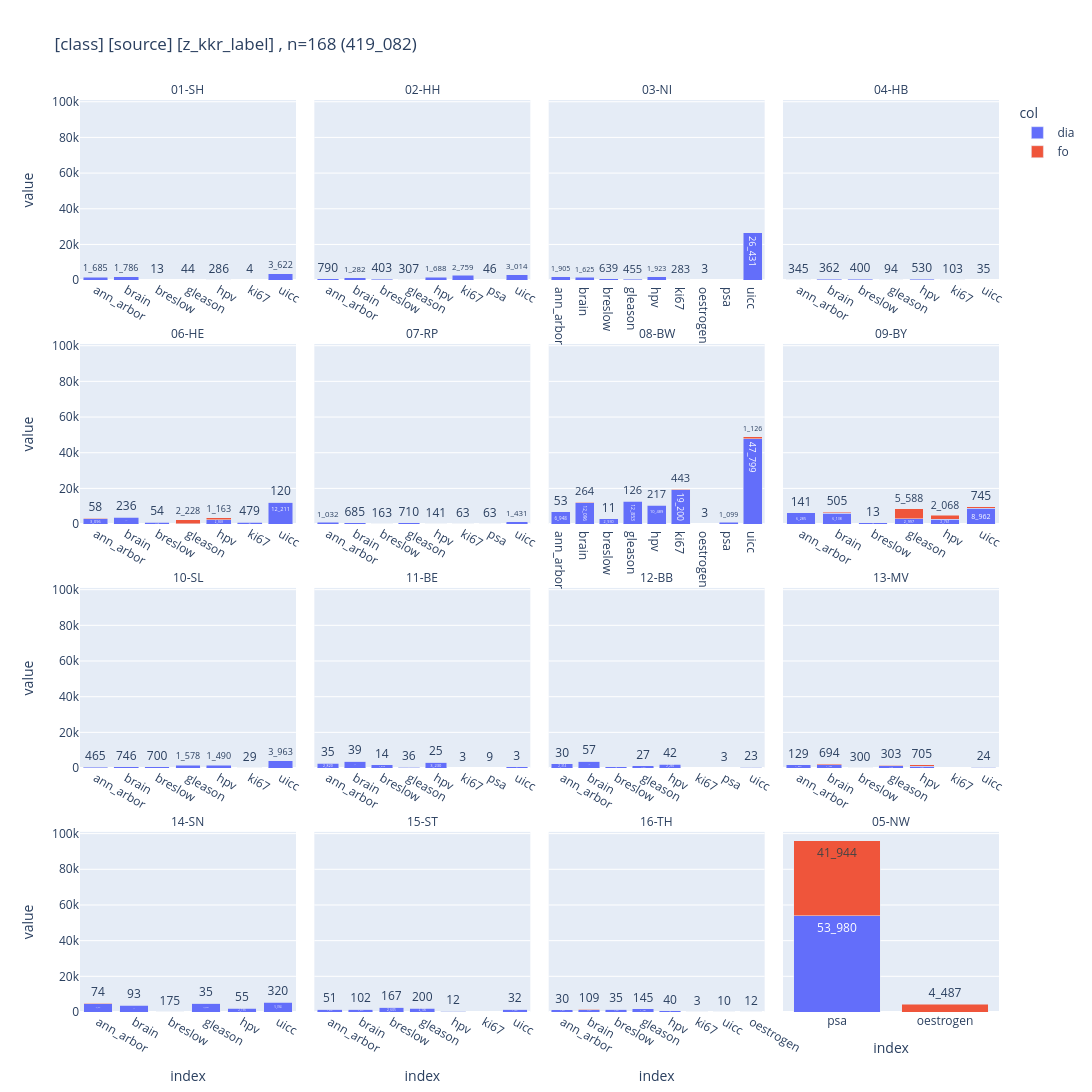

Write notebook code for a chart like this one.
### Code cell
_df = (
    db_class_agg
    # .project("class, source, z_kkr_label")
    .project("class, source, z_kkr_label, cnt")
    .to_df()
    .dropna()
)
_ = pls.plot_facet_stacked_bars(
    _df,
    renderer=None,
    # relative=True,
    annotations=True,
)

### Figure 1 — Plotly figure (JSON) as saved in the notebook; plotly's stock layout.template omitted (floating-point values rounded to 4 significant figures)
{"data": [{"hovertemplate": "col=dia<br>facet=01-SH<br>index=%{x}<br>value=%{y}<br>text=%{text}<extra></extra>", "legendgroup": "dia", "marker": {"color": "#636EFA", "pattern": {"shape": ""}}, "name": "dia", "orientation": "v", "showlegend": true, "text": ["1_685", "1_786", "13", "44", "286", "4", "3_622"], "textposition": "auto", "type": "bar", "x": ["ann_arbor", "brain", "breslow", "gleason", "hpv", "ki67", "uicc"], "xaxis": "x13", "y": [1685, 1786, 13, 44, 286, 4, 3622], "yaxis": "y13"}, {"hovertemplate": "col=dia<br>facet=02-HH<br>index=%{x}<br>value=%{y}<br>text=%{text}<extra></extra>", "legendgroup": "dia", "marker": {"color": "#636EFA", "pattern": {"shape": ""}}, "name": "dia", "orientation": "v", "showlegend": false, "text": ["790", "1_282", "403", "307", "1_688", "2_759", "46", "3_014"], "textposition": "auto", "type": "bar", "x": ["ann_arbor", "brain", "breslow", "gleason", "hpv", "ki67", "psa", "uicc"], "xaxis": "x14", "y": [790, 1282, 403, 307, 1688, 2759, 46, 3014], "yaxis": "y14"}, {"hovertemplate": "col=dia<br>facet=03-NI<br>index=%{x}<br>value=%{y}<br>text=%{text}<extra></extra>", "legendgroup": "dia", "marker": {"color": "#636EFA", "pattern": {"shape": ""}}, "name": "dia", "orientation": "v", "showlegend": false, "text": ["1_905", "1_625", "639", "455", "1_923", "283", "3", "1", "26_431"], "textposition": "auto", "type": "bar", "x": ["ann_arbor", "brain", "breslow", "gleason", "hpv", "ki67", "oestrogen", "psa", "uicc"], "xaxis": "x15", "y": [1905, 1625, 639, 455, 1923, 283, 3, 1, 26431], "yaxis": "y15"}, {"hovertemplate": "col=dia<br>facet=04-HB<br>index=%{x}<br>value=%{y}<br>text=%{text}<extra></extra>", "legendgroup": "dia", "marker": {"color": "#636EFA", "pattern": {"shape": ""}}, "name": "dia", "orientation": "v", "showlegend": false, "text": ["345", "362", "400", "94", "530", "103", "35"], "textposition": "auto", "type": "bar", "x": ["ann_arbor", "brain", "breslow", "gleason", "hpv", "ki67", "uicc"], "xaxis": "x16", "y": [345, 362, 400, 94, 530, 103, 35], "yaxis": "y16"}, {"hovertemplate": "col=dia<br>facet=06-HE<br>index=%{x}<br>value=%{y}<br>text=%{text}<extra></extra>", "legendgroup": "dia", "marker": {"color": "#636EFA", "pattern": {"shape": ""}}, "name": "dia", "orientation": "v", "showlegend": false, "text": ["3_096", "3_914", "1_158", "185", "2_368", "947", "12_211"], "textposition": "auto", "type": "bar", "x": ["ann_arbor", "brain", "breslow", "gleason", "hpv", "ki67", "uicc"], "xaxis": "x9", "y": [3096, 3914, 1158, 185, 2368, 947, 12211], "yaxis": "y9"}, {"hovertemplate": "col=dia<br>facet=07-RP<br>index=%{x}<br>value=%{y}<br>text=%{text}<extra></extra>", "legendgroup": "dia", "marker": {"color": "#636EFA", "pattern": {"shape": ""}}, "name": "dia", "orientation": "v", "showlegend": false, "text": ["1_032", "685", "163", "710", "141", "63", "63", "1_431"], "textposition": "auto", "type": "bar", "x": ["ann_arbor", "brain", "breslow", "gleason", "hpv", "ki67", "psa", "uicc"], "xaxis": "x10", "y": [1032, 685, 163, 710, 141, 63, 63, 1431], "yaxis": "y10"}, {"hovertemplate": "col=dia<br>facet=08-BW<br>index=%{x}<br>value=%{y}<br>text=%{text}<extra></extra>", "legendgroup": "dia", "marker": {"color": "#636EFA", "pattern": {"shape": ""}}, "name": "dia", "orientation": "v", "showlegend": false, "text": ["6_948", "12_096", "2_930", "12_853", "10_489", "19_200", "3", "1_099", "47_799"], "textposition": "auto", "type": "bar", "x": ["ann_arbor", "brain", "breslow", "gleason", "hpv", "ki67", "oestrogen", "psa", "uicc"], "xaxis": "x11", "y": [6948, 12096, 2930, 12853, 10489, 19200, 3, 1099, 47799], "yaxis": "y11"}, {"hovertemplate": "col=dia<br>facet=09-BY<br>index=%{x}<br>value=%{y}<br>text=%{text}<extra></extra>", "legendgroup": "dia", "marker": {"color": "#636EFA", "pattern": {"shape": ""}}, "name": "dia", "orientation": "v", "showlegend": false, "text": ["6_285", "6_138", "799", "2_997", "2_761", "8_962"], "textposition": "auto", "type": "bar", "x": ["ann_arbor", "brain", "breslow", "gleason", "hpv", "uicc"], "xaxis": "x12", "y": [6285, 6138, 799, 2997, 2761, 8962], "yaxis": "y12"}, {"hovertemplate": "col=dia<br>facet=10-SL<br>index=%{x}<br>value=%{y}<br>text=%{text}<extra></extra>", "legendgroup": "dia", "marker": {"color": "#636EFA", "pattern": {"shape": ""}}, "name": "dia", "orientation": "v", "showlegend": false, "text": ["465", "746", "700", "1_578", "1_490", "29", "3_963"], "textposition": "auto", "type": "bar", "x": ["ann_arbor", "brain", "breslow", "gleason", "hpv", "ki67", "uicc"], "xaxis": "x5", "y": [465, 746, 700, 1578, 1490, 29, 3963], "yaxis": "y5"}, {"hovertemplate": "col=dia<br>facet=11-BE<br>index=%{x}<br>value=%{y}<br>text=%{text}<extra></extra>", "legendgroup": "dia", "marker": {"color": "#636EFA", "pattern": {"shape": ""}}, "name": "dia", "orientation": "v", "showlegend": false, "text": ["2_820", "3_849", "1_845", "563", "3_230", "3", "9", "630"], "textposition": "auto", "type": "bar", "x": ["ann_arbor", "brain", "breslow", "gleason", "hpv", "ki67", "psa", "uicc"], "xaxis": "x6", "y": [2820, 3849, 1845, 563, 3230, 3, 9, 630], "yaxis": "y6"}, {"hovertemplate": "col=dia<br>facet=12-BB<br>index=%{x}<br>value=%{y}<br>text=%{text}<extra></extra>", "legendgroup": "dia", "marker": {"color": "#636EFA", "pattern": {"shape": ""}}, "name": "dia", "orientation": "v", "showlegend": false, "text": ["2_314", "3_883", "778", "1_252", "2_260", "1", "3", "522"], "textposition": "auto", "type": "bar", "x": ["ann_arbor", "brain", "breslow", "gleason", "hpv", "ki67", "psa", "uicc"], "xaxis": "x7", "y": [2314, 3883, 778, 1252, 2260, 1, 3, 522], "yaxis": "y7"}, {"hovertemplate": "col=dia<br>facet=13-MV<br>index=%{x}<br>value=%{y}<br>text=%{text}<extra></extra>", "legendgroup": "dia", "marker": {"color": "#636EFA", "pattern": {"shape": ""}}, "name": "dia", "orientation": "v", "showlegend": false, "text": ["1_856", "1_752", "300", "1_148", "1_010", "1", "382"], "textposition": "auto", "type": "bar", "x": ["ann_arbor", "brain", "breslow", "gleason", "hpv", "ki67", "uicc"], "xaxis": "x8", "y": [1856, 1752, 300, 1148, 1010, 1, 382], "yaxis": "y8"}, {"hovertemplate": "col=dia<br>facet=14-SN<br>index=%{x}<br>value=%{y}<br>text=%{text}<extra></extra>", "legendgroup": "dia", "marker": {"color": "#636EFA", "pattern": {"shape": ""}}, "name": "dia", "orientation": "v", "showlegend": false, "text": ["4_719", "3_873", "175", "4_956", "2_196", "5_394"], "textposition": "auto", "type": "bar", "x": ["ann_arbor", "brain", "breslow", "gleason", "hpv", "uicc"], "xaxis": "x", "y": [4719, 3873, 175, 4956, 2196, 5394], "yaxis": "y"}, {"hovertemplate": "col=dia<br>facet=15-ST<br>index=%{x}<br>value=%{y}<br>text=%{text}<extra></extra>", "legendgroup": "dia", "marker": {"color": "#636EFA", "pattern": {"shape": ""}}, "name": "dia", "orientation": "v", "showlegend": false, "text": ["1_533", "1_576", "2_605", "2_106", "440", "2", "1_494"], "textposition": "auto", "type": "bar", "x": ["ann_arbor", "brain", "breslow", "gleason", "hpv", "ki67", "uicc"], "xaxis": "x2", "y": [1533, 1576, 2605, 2106, 440, 2, 1494], "yaxis": "y2"}, {"hovertemplate": "col=dia<br>facet=16-TH<br>index=%{x}<br>value=%{y}<br>text=%{text}<extra></extra>", "legendgroup": "dia", "marker": {"color": "#636EFA", "pattern": {"shape": ""}}, "name": "dia", "orientation": "v", "showlegend": false, "text": ["1_263", "1_311", "1_426", "1_781", "697", "3", "10"], "textposition": "auto", "type": "bar", "x": ["ann_arbor", "brain", "breslow", "gleason", "hpv", "ki67", "uicc"], "xaxis": "x3", "y": [1263, 1311, 1426, 1781, 697, 3, 10], "yaxis": "y3"}, {"hovertemplate": "col=dia<br>facet=05-NW<br>index=%{x}<br>value=%{y}<br>text=%{text}<extra></extra>", "legendgroup": "dia", "marker": {"color": "#636EFA", "pattern": {"shape": ""}}, "name": "dia", "orientation": "v", "showlegend": false, "text": ["53_980"], "textposition": "auto", "type": "bar", "x": ["psa"], "xaxis": "x4", "y": [53980], "yaxis": "y4"}, {"hovertemplate": "col=fo<br>facet=06-HE<br>index=%{x}<br>value=%{y}<br>text=%{text}<extra></extra>", "legendgroup": "fo", "marker": {"color": "#EF553B", "pattern": {"shape": ""}}, "name": "fo", "orientation": "v", "showlegend": true, "text": ["58", "236", "54", "2_228", "1_163", "479", "120"], "textposition": "auto", "type": "bar", "x": ["ann_arbor", "brain", "breslow", "gleason", "hpv", "ki67", "uicc"], "xaxis": "x9", "y": [58, 236, 54, 2228, 1163, 479, 120], "yaxis": "y9"}, {"hovertemplate": "col=fo<br>facet=08-BW<br>index=%{x}<br>value=%{y}<br>text=%{text}<extra></extra>", "legendgroup": "fo", "marker": {"color": "#EF553B", "pattern": {"shape": ""}}, "name": "fo", "orientation": "v", "showlegend": false, "text": ["53", "264", "11", "126", "217", "443", "1_126"], "textposition": "auto", "type": "bar", "x": ["ann_arbor", "brain", "breslow", "gleason", "hpv", "ki67", "uicc"], "xaxis": "x11", "y": [53, 264, 11, 126, 217, 443, 1126], "yaxis": "y11"}, {"hovertemplate": "col=fo<br>facet=09-BY<br>index=%{x}<br>value=%{y}<br>text=%{text}<extra></extra>", "legendgroup": "fo", "marker": {"color": "#EF553B", "pattern": {"shape": ""}}, "name": "fo", "orientation": "v", "showlegend": false, "text": ["141", "505", "13", "5_588", "2_068", "745"], "textposition": "auto", "type": "bar", "x": ["ann_arbor", "brain", "breslow", "gleason", "hpv", "uicc"], "xaxis": "x12", "y": [141, 505, 13, 5588, 2068, 745], "yaxis": "y12"}, {"hovertemplate": "col=fo<br>facet=11-BE<br>index=%{x}<br>value=%{y}<br>text=%{text}<extra></extra>", "legendgroup": "fo", "marker": {"color": "#EF553B", "pattern": {"shape": ""}}, "name": "fo", "orientation": "v", "showlegend": false, "text": ["35", "39", "14", "36", "25", "3"], "textposition": "auto", "type": "bar", "x": ["ann_arbor", "brain", "breslow", "gleason", "hpv", "uicc"], "xaxis": "x6", "y": [35, 39, 14, 36, 25, 3], "yaxis": "y6"}, {"hovertemplate": "col=fo<br>facet=12-BB<br>index=%{x}<br>value=%{y}<br>text=%{text}<extra></extra>", "legendgroup": "fo", "marker": {"color": "#EF553B", "pattern": {"shape": ""}}, "name": "fo", "orientation": "v", "showlegend": false, "text": ["30", "57", "4", "27", "42", "23"], "textposition": "auto", "type": "bar", "x": ["ann_arbor", "brain", "breslow", "gleason", "hpv", "uicc"], "xaxis": "x7", "y": [30, 57, 4, 27, 42, 23], "yaxis": "y7"}, {"hovertemplate": "col=fo<br>facet=13-MV<br>index=%{x}<br>value=%{y}<br>text=%{text}<extra></extra>", "legendgroup": "fo", "marker": {"color": "#EF553B", "pattern": {"shape": ""}}, "name": "fo", "orientation": "v", "showlegend": false, "text": ["129", "694", "303", "705", "24"], "textposition": "auto", "type": "bar", "x": ["ann_arbor", "brain", "gleason", "hpv", "uicc"], "xaxis": "x8", "y": [129, 694, 303, 705, 24], "yaxis": "y8"}, {"hovertemplate": "col=fo<br>facet=14-SN<br>index=%{x}<br>value=%{y}<br>text=%{text}<extra></extra>", "legendgroup": "fo", "marker": {"color": "#EF553B", "pattern": {"shape": ""}}, "name": "fo", "orientation": "v", "showlegend": false, "text": ["74", "93", "35", "55", "320"], "textposition": "auto", "type": "bar", "x": ["ann_arbor", "brain", "gleason", "hpv", "uicc"], "xaxis": "x", "y": [74, 93, 35, 55, 320], "yaxis": "y"}, {"hovertemplate": "col=fo<br>facet=15-ST<br>index=%{x}<br>value=%{y}<br>text=%{text}<extra></extra>", "legendgroup": "fo", "marker": {"color": "#EF553B", "pattern": {"shape": ""}}, "name": "fo", "orientation": "v", "showlegend": false, "text": ["51", "102", "167", "200", "12", "32"], "textposition": "auto", "type": "bar", "x": ["ann_arbor", "brain", "breslow", "gleason", "hpv", "uicc"], "xaxis": "x2", "y": [51, 102, 167, 200, 12, 32], "yaxis": "y2"}, {"hovertemplate": "col=fo<br>facet=16-TH<br>index=%{x}<br>value=%{y}<br>text=%{text}<extra></extra>", "legendgroup": "fo", "marker": {"color": "#EF553B", "pattern": {"shape": ""}}, "name": "fo", "orientation": "v", "showlegend": false, "text": ["30", "109", "35", "145", "40", "12"], "textposition": "auto", "type": "bar", "x": ["ann_arbor", "brain", "breslow", "gleason", "hpv", "oestrogen"], "xaxis": "x3", "y": [30, 109, 35, 145, 40, 12], "yaxis": "y3"}, {"hovertemplate": "col=fo<br>facet=05-NW<br>index=%{x}<br>value=%{y}<br>text=%{text}<extra></extra>", "legendgroup": "fo", "marker": {"color": "#EF553B", "pattern": {"shape": ""}}, "name": "fo", "orientation": "v", "showlegend": false, "text": ["4_487", "41_944"], "textposition": "auto", "type": "bar", "x": ["oestrogen", "psa"], "xaxis": "x4", "y": [4487, 41944], "yaxis": "y4"}], "layout": {"annotations": [{"font": {}, "showarrow": false, "text": "14-SN", "x": 0.1175, "xanchor": "center", "xref": "paper", "y": 0.1975, "yanchor": "bottom", "yref": "paper"}, {"font": {}, "showarrow": false, "text": "15-ST", "x": 0.3725, "xanchor": "center", "xref": "paper", "y": 0.1975, "yanchor": "bottom", "yref": "paper"}, {"font": {}, "showarrow": false, "text": "16-TH", "x": 0.6275, "xanchor": "center", "xref": "paper", "y": 0.1975, "yanchor": "bottom", "yref": "paper"}, {"font": {}, "showarrow": false, "text": "05-NW", "x": 0.8825, "xanchor": "center", "xref": "paper", "y": 0.1975, "yanchor": "bottom", "yref": "paper"}, {"font": {}, "showarrow": false, "text": "10-SL", "x": 0.1175, "xanchor": "center", "xref": "paper", "y": 0.465, "yanchor": "bottom", "yref": "paper"}, {"font": {}, "showarrow": false, "text": "11-BE", "x": 0.3725, "xanchor": "center", "xref": "paper", "y": 0.465, "yanchor": "bottom", "yref": "paper"}, {"font": {}, "showarrow": false, "text": "12-BB", "x": 0.6275, "xanchor": "center", "xref": "paper", "y": 0.465, "yanchor": "bottom", "yref": "paper"}, {"font": {}, "showarrow": false, "text": "13-MV", "x": 0.8825, "xanchor": "center", "xref": "paper", "y": 0.465, "yanchor": "bottom", "yref": "paper"}, {"font": {}, "showarrow": false, "text": "06-HE", "x": 0.1175, "xanchor": "center", "xref": "paper", "y": 0.7325, "yanchor": "bottom", "yref": "paper"}, {"font": {}, "showarrow": false, "text": "07-RP", "x": 0.3725, "xanchor": "center", "xref": "paper", "y": 0.7325, "yanchor": "bottom", "yref": "paper"}, {"font": {}, "showarrow": false, "text": "08-BW", "x": 0.6275, "xanchor": "center", "xref": "paper", "y": 0.7325, "yanchor": "bottom", "yref": "paper"}, {"font": {}, "showarrow": false, "text": "09-BY", "x": 0.8825, "xanchor": "center", "xref": "paper", "y": 0.7325, "yanchor": "bottom", "yref": "paper"}, {"font": {}, "showarrow": false, "text": "01-SH", "x": 0.1175, "xanchor": "center", "xref": "paper", "y": 1, "yanchor": "bottom", "yref": "paper"}, {"font": {}, "showarrow": false, "text": "02-HH", "x": 0.3725, "xanchor": "center", "xref": "paper", "y": 1, "yanchor": "bottom", "yref": "paper"}, {"font": {}, "showarrow": false, "text": "03-NI", "x": 0.6275, "xanchor": "center", "xref": "paper", "y": 1, "yanchor": "bottom", "yref": "paper"}, {"font": {}, "showarrow": false, "text": "04-HB", "x": 0.8825, "xanchor": "center", "xref": "paper", "y": 1, "yanchor": "bottom", "yref": "paper"}], "barmode": "stack", "height": 1200, "legend": {"title": {"text": "col"}, "tracegroupgap": 0}, "showlegend": true, "title": {"text": " [class] [source] [z_kkr_label] , n=168 (419_082)"}, "width": 1200, "xaxis": {"anchor": "y", "domain": [0, 0.235], "showticklabels": true, "title": {"text": "index"}}, "xaxis10": {"anchor": "y10", "domain": [0.255, 0.49], "showticklabels": true}, "xaxis11": {"anchor": "y11", "domain": [0.51, 0.745], "showticklabels": true}, "xaxis12": {"anchor": "y12", "domain": [0.765, 1.0], "showticklabels": true}, "xaxis13": {"anchor": "y13", "domain": [0, 0.235], "showticklabels": true}, "xaxis14": {"anchor": "y14", "domain": [0.255, 0.49], "showticklabels": true}, "xaxis15": {"anchor": "y15", "domain": [0.51, 0.745], "showticklabels": true}, "xaxis16": {"anchor": "y16", "domain": [0.765, 1.0], "showticklabels": true}, "xaxis2": {"anchor": "y2", "domain": [0.255, 0.49], "showticklabels": true, "title": {"text": "index"}}, "xaxis3": {"anchor": "y3", "domain": [0.51, 0.745], "showticklabels": true, "title": {"text": "index"}}, "xaxis4": {"anchor": "y4", "domain": [0.765, 1.0], "showticklabels": true, "title": {"text": "index"}}, "xaxis5": {"anchor": "y5", "domain": [0, 0.235], "showticklabels": true}, "xaxis6": {"anchor": "y6", "domain": [0.255, 0.49], "showticklabels": true}, "xaxis7": {"anchor": "y7", "domain": [0.51, 0.745], "showticklabels": true}, "xaxis8": {"anchor": "y8", "domain": [0.765, 1.0], "showticklabels": true}, "xaxis9": {"anchor": "y9", "domain": [0, 0.235], "showticklabels": true}, "yaxis": {"anchor": "x", "domain": [0, 0.1975], "title": {"text": "value"}}, "yaxis10": {"anchor": "x10", "domain": [0.535, 0.7325], "matches": "y", "showticklabels": false}, "yaxis11": {"anchor": "x11", "domain": [0.535, 0.7325], "matches": "y", "showticklabels": false}, "yaxis12": {"anchor": "x12", "domain": [0.535, 0.7325], "matches": "y", "showticklabels": false}, "yaxis13": {"anchor": "x13", "domain": [0.8025, 1], "matches": "y", "title": {"text": "value"}}, "yaxis14": {"anchor": "x14", "domain": [0.8025, 1], "matches": "y", "showticklabels": false}, "yaxis15": {"anchor": "x15", "domain": [0.8025, 1], "matches": "y", "showticklabels": false}, "yaxis16": {"anchor": "x16", "domain": [0.8025, 1], "matches": "y", "showticklabels": false}, "yaxis2": {"anchor": "x2", "domain": [0, 0.1975], "matches": "y", "showticklabels": false}, "yaxis3": {"anchor": "x3", "domain": [0, 0.1975], "matches": "y", "showticklabels": false}, "yaxis4": {"anchor": "x4", "domain": [0, 0.1975], "matches": "y", "showticklabels": false}, "yaxis5": {"anchor": "x5", "domain": [0.2675, 0.465], "matches": "y", "title": {"text": "value"}}, "yaxis6": {"anchor": "x6", "domain": [0.2675, 0.465], "matches": "y", "showticklabels": false}, "yaxis7": {"anchor": "x7", "domain": [0.2675, 0.465], "matches": "y", "showticklabels": false}, "yaxis8": {"anchor": "x8", "domain": [0.2675, 0.465], "matches": "y", "showticklabels": false}, "yaxis9": {"anchor": "x9", "domain": [0.535, 0.7325], "matches": "y", "title": {"text": "value"}}}}
